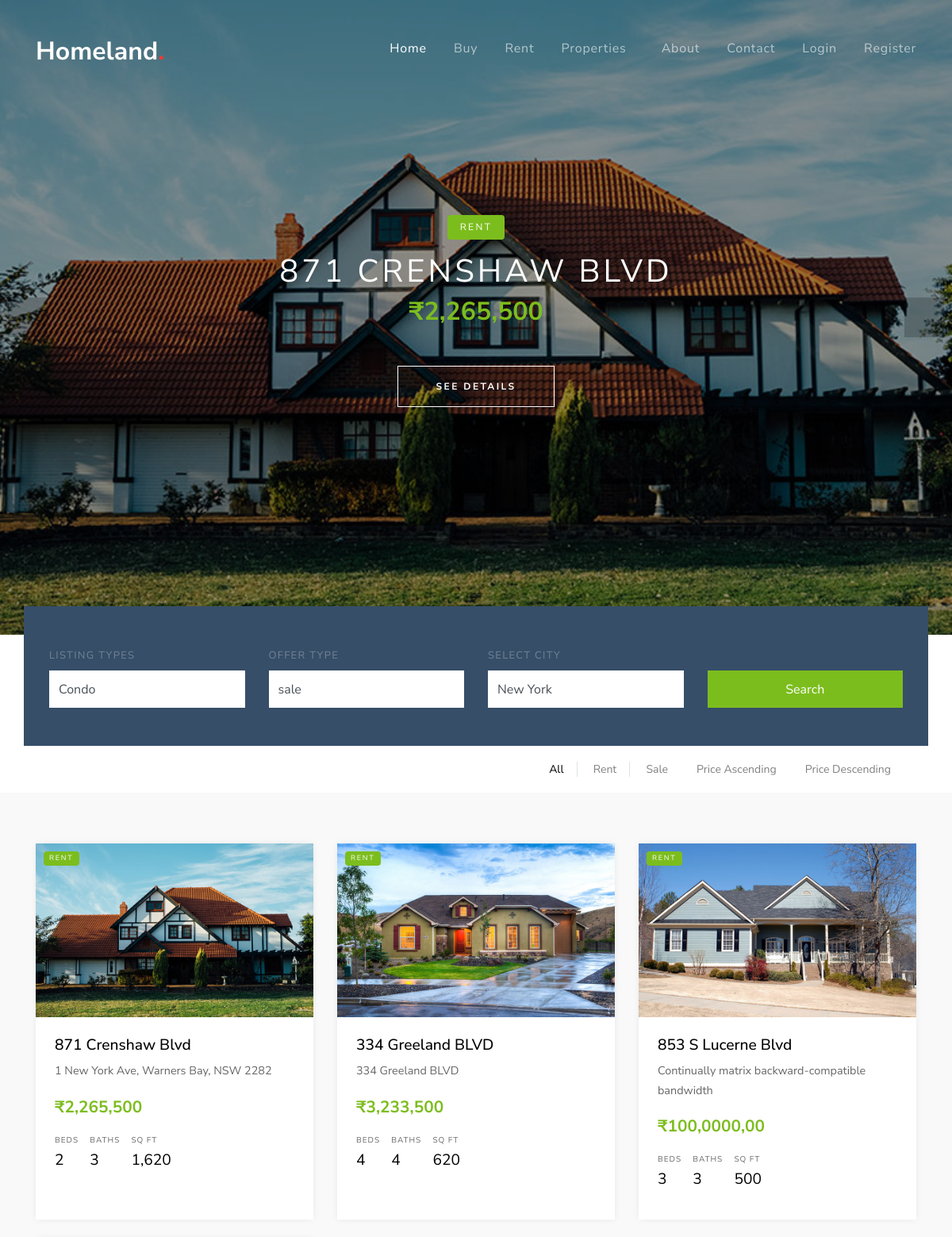
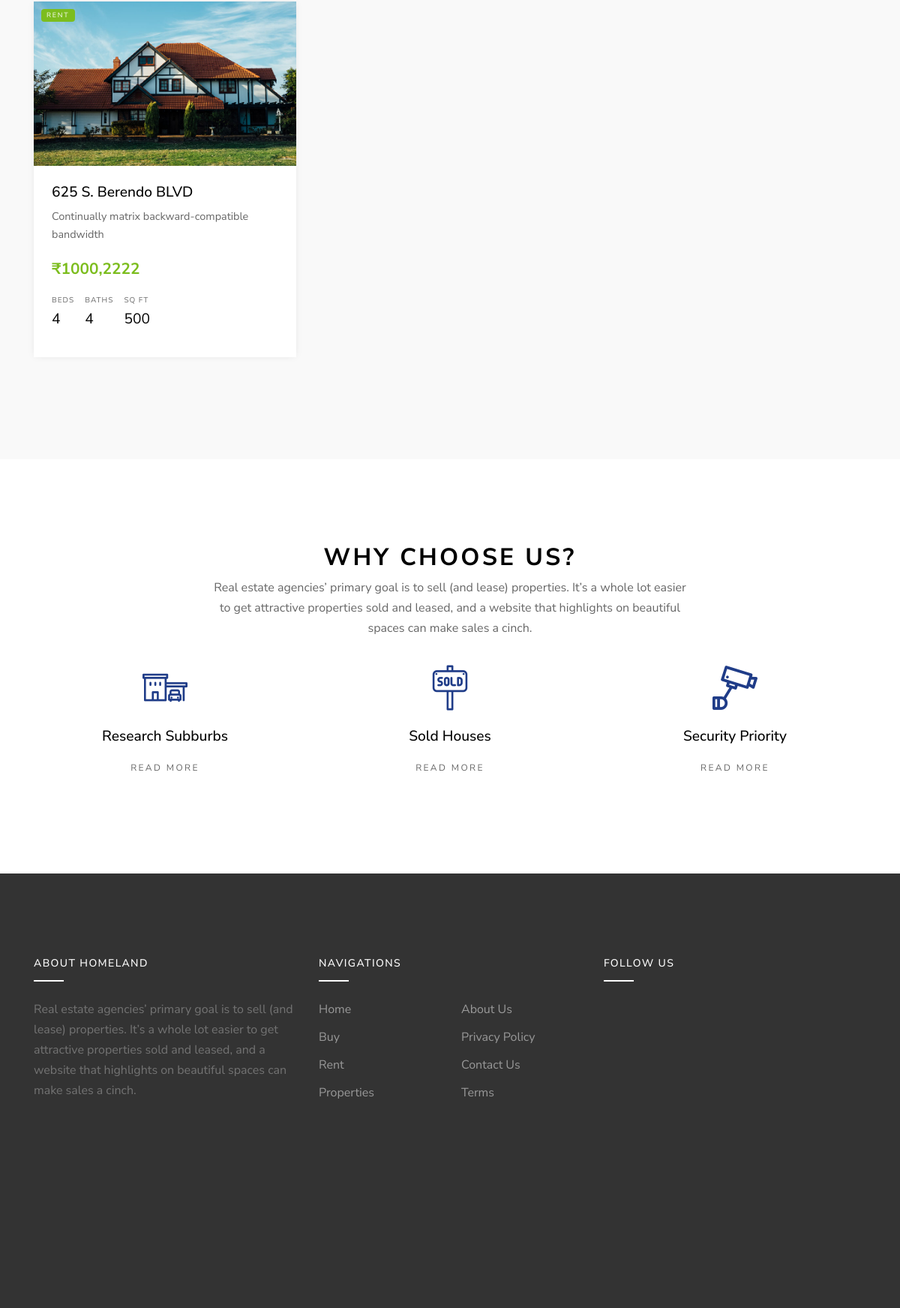
The app's page /rent.php?type=rent with its own data (2 pictures, top to bottom).
### tables this page shows
CREATE TABLE `props` (
  `id` int(10) NOT NULL,
  `name` varchar(200) NOT NULL,
  `location` varchar(200) NOT NULL,
  `image` varchar(200) NOT NULL,
  `price` varchar(200) NOT NULL,
  `beds` int(10) NOT NULL,
  `baths` int(20) NOT NULL,
  `sq_ft` varchar(30) NOT NULL,
  `home_type` varchar(200) NOT NULL,
  `year_built` varchar(200) NOT NULL,
  `type` varchar(200) NOT NULL,
  `price_sqft` int(30) NOT NULL,
  `description` text NOT NULL,
  `admin_name` varchar(200) NOT NULL,
  `created_at` timestamp NOT NULL DEFAULT current_timestamp()
);

### rent.php (the view, shortened to what this page needs)
<?php require "includes/header.php"; ?>
<?php require "config/config.php"; ?>
<?php
  $select = $conn->query("SELECT * FROM props ORDER BY name DESC");
  $select->execute();
  $props = $select->fetchAll(PDO::FETCH_OBJ);
  if(isset($_GET['type'])) {
    $type = $_GET['type'];
    $rent = $conn->query("SELECT * FROM props WHERE type='$type'");
    $rent->execute();
    $allListings = $rent->fetchAll(PDO::FETCH_OBJ);
  } else {
    echo "<script>window.location.href='".APPURL."/404.php' </script>";
  }
?>
    <div class="slide-one-item home-slider owl-carousel">
     <?php foreach($props as $prop) : ?>
        <div class="site-blocks-cover overlay" style="background-image: url(images/<?php echo $prop->image; ?>);" data-aos="fade" data-stellar-background-ratio="0.5">
          <div class="container">
            <div class="row align-items-center justify-content-center text-center">
                <div class="col-md-10">
                  <span class="d-inline-block bg-<?php if($prop->type == "rent") { echo "success"; } else { echo "danger"; }?> text-white px-3 mb-3 property-offer-type rounded"><?php echo $prop->type; ?></span>
                  <h1 class="mb-2"><?php echo $prop->name; ?></h1>
                  <p class="mb-5"><strong class="h2 text-success font-weight-bold">₹<?php echo $prop->price; ?></strong></p>
                  <p><a href="property-details.php?id=<?php echo $prop->id; ?>" class="btn btn-white btn-outline-white py-3 px-5 rounded-0 btn-2">See Details</a></p>
                </div>
            </div>
          </div>
        </div>
      <?php endforeach; ?>
    </div>
    <div class="site-section site-section-sm pb-0">
      <div class="container">
        <div class="row">
          <form class="form-search col-md-12" method="POST" action="search.php" style="margin-top: -100px;">
            <div class="row  align-items-end">
              <div class="col-md-3">
                <label for="list-types">Listing Types</label>
                <div class="select-wrap">
                  <select name="types" id="list-types" class="form-control d-block rounded-0">
                    <?php foreach($allCategories as $category) : ?>
                      <option value="<?php echo $category->name; ?>"><?php echo str_replace('-', ' ', $category->name); ?></option>
                    <?php endforeach; ?>
                  </select>
                </div>
              </div>
              <div class="col-md-3">
                <label for="offer-types">Offer Type</label>
                <div class="select-wrap">
                  <select name="offers" id="offer-types" class="form-control d-block rounded-0">
                    <option value="sale">sale</option>
                  </select>
                </div>
              </div>
              <div class="col-md-3">
                <label for="select-city">Select City</label>
                <div class="select-wrap">
                  <select name="cities" id="select-city" class="form-control d-block rounded-0">
                    <option value="new york">New York</option>
                  </select>
                </div>
              </div>
              <div class="col-md-3">
                <input type="submit" name="submit" class="btn btn-success text-white btn-block rounded-0" value="Search">
              </div>
            </div>
          </form>
        </div>
        <div class="row">
          <div class="col-md-12">
            <div class="view-options bg-white py-3 px-3 d-md-flex align-items-center">
              <div class="ml-auto d-flex align-items-center">
                <div>
                  <a href="<?php echo APPURL; ?>" class="view-list px-3 border-right active">All</a>
                  <a href="rent.php?type=rent" class="view-list px-3 border-right">Rent</a>
                  <a href="sale.php?type=sale" class="view-list px-3">Sale</a>
                  <a href="price.php?price=ASC" class="view-list px-3">Price Ascending</a>
                  <a href="price.php?price=DESC" class="view-list px-3">Price Descending</a>
                </div>
              </div>
            </div>
          </div>
        </div>
      </div>
    </div>
    <div class="site-section site-section-sm bg-light">
      <div class="container">
        <div class="row mb-5">
          <?php foreach($allListings as $allListing) : ?>
          <div class="col-md-6 col-lg-4 mb-4">
            <div class="property-entry h-100">
              <a href="property-details.php?id=<?php echo $allListing->id; ?>" class="property-thumbnail">
                <div class="offer-type-wrap">
                  <span class="offer-type bg-<?php if($allListing->type == "rent") { echo "success"; } else { echo "danger"; }?>"><?php echo $allListing->type; ?></span>
                </div>
                <img src="images/<?php echo $allListing->image; ?>" alt="Image" class="img-fluid">
              </a>
              <div class="p-4 property-body">
                <h2 class="property-title"><a href="property-details.php?id=<?php echo $allListing->id; ?>"><?php echo $allListing->name; ?></a></h2>
                <span class="property-location d-block mb-3"><span class="property-icon icon-room"></span> <?php echo $allListing->location; ?></span>
                <strong class="property-price text-primary mb-3 d-block text-success">₹<?php echo $allListing->price; ?></strong>
                <ul class="property-specs-wrap mb-3 mb-lg-0">
                  <li>
                    <span class="property-specs">Beds</span>
                    <span class="property-specs-number"><?php echo $allListing->beds; ?></span>
                  </li>
                  <li>
                    <span class="property-specs">Baths</span>
                    <span class="property-specs-number"><?php echo $allListing->baths; ?></span>
                  </li>
                  <li>
                    <span class="property-specs">SQ FT</span>
                    <span class="property-specs-number"><?php echo $allListing->sq_ft; ?></span>
                  </li>
                </ul>
              </div>
            </div>
          </div>
          <?php endforeach; ?>
        </div>
      </div>
    </div>
    <div class="site-section">
      <div class="container">
        <div class="row justify-content-center">
          <div class="col-md-7 text-center">
            <div class="site-section-title">
              <h2>Why Choose Us?</h2>
            </div>
            <p>Real estate agencies’ primary goal is to sell (and lease) properties. It’s a whole lot easier to get attractive properties sold and leased, and a website that highlights on beautiful spaces can make sales a cinch.</p>
          </div>
        </div>
        <div class="row">
          <div class="col-md-6 col-lg-4">
            <a href="#" class="service text-center">
              <span class="icon flaticon-house"></span>
              <h2 class="service-heading">Research Subburbs</h2>
              <p><span class="read-more">Read More</span></p>
            </a>
          </div>
          <div class="col-md-6 col-lg-4">
            <a href="#" class="service text-center">
              <span class="icon flaticon-sold"></span>
              <h2 class="service-heading">Sold Houses</h2>
              <p><span class="read-more">Read More</span></p>
            </a>
          </div>
          <div class="col-md-6 col-lg-4">
            <a href="#" class="service text-center">
              <span class="icon flaticon-camera"></span>
              <h2 class="service-heading">Security Priority</h2>
              <p><span class="read-more">Read More</span></p>
            </a>
          </div>
        </div>
      </div>
    </div>
<?php require "includes/footer.php"; ?>

### records on screen
props: image (picture), type "RENT", name "871 CRENSHAW BLVD", price "2,265,500", name "871 Crenshaw Blvd", location "1 New York Ave, Warners Bay, NSW 2282", beds "2", baths "3", sq_ft "1,620"
props: type "RENT", image (picture), name "334 Greeland BLVD", location "334 Greeland BLVD", price "3,233,500", beds "4", baths "4", sq_ft "620"
props: type "RENT", image (picture), name "853 S Lucerne Blvd", location "Continually matrix backward-compatible bandwidth", price "100,0000,00", beds "3", baths "3", sq_ft "500"
props: type "RENT", image (picture), name "625 S. Berendo BLVD", location "Continually matrix backward-compatible bandwidth", price "1000,2222", beds "4", baths "4", sq_ft "500"

### other values on screen
form field types "Condo"
